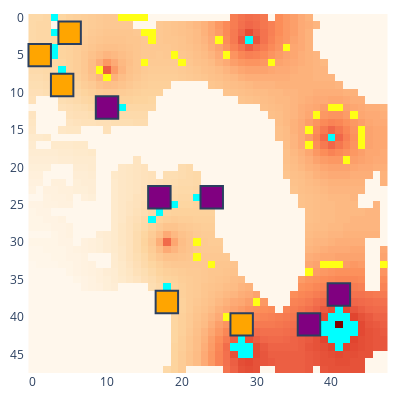

Here is the notebook cell this chart was saved with:
### Code cell
# Clear logfile
with open("logfile.log", "w") as f:
    pass
myenv.run_early_setup()
# myenv.show()

### Figure 1 — Plotly figure (JSON) as saved in the notebook; plotly's stock layout.template omitted (floating-point values rounded to 4 significant figures; data arrays with more than 128 entries replaced by an {"elided": "..."} marker saying what was removed)
{"data": [{"colorscale": [[0, "rgb(255,247,236)"], [0.125, "rgb(254,232,200)"], [0.25, "rgb(253,212,158)"], [0.375, "rgb(253,187,132)"], [0.5, "rgb(252,141,89)"], [0.625, "rgb(239,101,72)"], [0.75, "rgb(215,48,31)"], [0.875, "rgb(179,0,0)"], [1, "rgb(127,0,0)"]], "name": "Rubble", "showscale": false, "type": "heatmap", "uid": "0_Rubble", "z": {"elided": "48x48 int values"}}, {"colorscale": [[0, "#00ffff"], [1, "#00ffff"]], "hoverinfo": "skip", "name": "Ice", "showscale": false, "type": "heatmap", "uid": "0_Ice", "z": {"elided": "48x48 int values"}}, {"colorscale": [[0, "#ffff14"], [1, "#ffff14"]], "hoverinfo": "skip", "name": "Ore", "showscale": false, "type": "heatmap", "uid": "0_Ore", "z": {"elided": "48x48 int values"}}, {"colorscale": [[0, "#15b01a"], [1, "#15b01a"]], "hoverinfo": "skip", "name": "Lichen", "showscale": false, "type": "heatmap", "uid": "0_Lichen", "z": {"elided": "48x48 null values"}}, {"customdata": [["factory_0", "player_0", 1000, 0, 0, 150, 150]], "hovertemplate": "%{customdata[0]} %{customdata[1]}<br>Power: %{customdata[2]}<br>Ice: %{customdata[3]}<br>Ore: %{customdata[4]}<br>Water: %{customdata[5]}<br>Metal: %{customdata[6]}<br><extra></extra>", "name": "factory_0", "showscale": false, "type": "heatmap", "uid": "0_factory_0", "x": [24], "y": [24], "z": [0]}, {"customdata": [["factory_2", "player_0", 1000, 0, 0, 150, 150]], "hovertemplate": "%{customdata[0]} %{customdata[1]}<br>Power: %{customdata[2]}<br>Ice: %{customdata[3]}<br>Ore: %{customdata[4]}<br>Water: %{customdata[5]}<br>Metal: %{customdata[6]}<br><extra></extra>", "name": "factory_2", "showscale": false, "type": "heatmap", "uid": "0_factory_2", "x": [10], "y": [12], "z": [2]}, {"customdata": [["factory_4", "player_0", 1000, 0, 0, 150, 150]], "hovertemplate": "%{customdata[0]} %{customdata[1]}<br>Power: %{customdata[2]}<br>Ice: %{customdata[3]}<br>Ore: %{customdata[4]}<br>Water: %{customdata[5]}<br>Metal: %{customdata[6]}<br><extra></extra>", "name": "factory_4", "showscale": false, "type": "heatmap", "uid": "0_factory_4", "x": [17], "y": [24], "z": [4]}, {"customdata": [["factory_6", "player_0", 1000, 0, 0, 150, 150]], "hovertemplate": "%{customdata[0]} %{customdata[1]}<br>Power: %{customdata[2]}<br>Ice: %{customdata[3]}<br>Ore: %{customdata[4]}<br>Water: %{customdata[5]}<br>Metal: %{customdata[6]}<br><extra></extra>", "name": "factory_6", "showscale": false, "type": "heatmap", "uid": "0_factory_6", "x": [37], "y": [41], "z": [6]}, {"customdata": [["factory_8", "player_0", 1000, 0, 0, 150, 150]], "hovertemplate": "%{customdata[0]} %{customdata[1]}<br>Power: %{customdata[2]}<br>Ice: %{customdata[3]}<br>Ore: %{customdata[4]}<br>Water: %{customdata[5]}<br>Metal: %{customdata[6]}<br><extra></extra>", "name": "factory_8", "showscale": false, "type": "heatmap", "uid": "0_factory_8", "x": [41], "y": [37], "z": [8]}, {"customdata": [["factory_1", "player_1", 1000, 0, 0, 150, 150]], "hovertemplate": "%{customdata[0]} %{customdata[1]}<br>Power: %{customdata[2]}<br>Ice: %{customdata[3]}<br>Ore: %{customdata[4]}<br>Water: %{customdata[5]}<br>Metal: %{customdata[6]}<br><extra></extra>", "name": "factory_1", "showscale": false, "type": "heatmap", "uid": "0_factory_1", "x": [18], "y": [38], "z": [1]}, {"customdata": [["factory_3", "player_1", 1000, 0, 0, 150, 150]], "hovertemplate": "%{customdata[0]} %{customdata[1]}<br>Power: %{customdata[2]}<br>Ice: %{customdata[3]}<br>Ore: %{customdata[4]}<br>Water: %{customdata[5]}<br>Metal: %{customdata[6]}<br><extra></extra>", "name": "factory_3", "showscale": false, "type": "heatmap", "uid": "0_factory_3", "x": [4], "y": [9], "z": [3]}, {"customdata": [["factory_5", "player_1", 1000, 0, 0, 150, 150]], "hovertemplate": "%{customdata[0]} %{customdata[1]}<br>Power: %{customdata[2]}<br>Ice: %{customdata[3]}<br>Ore: %{customdata[4]}<br>Water: %{customdata[5]}<br>Metal: %{customdata[6]}<br><extra></extra>", "name": "factory_5", "showscale": false, "type": "heatmap", "uid": "0_factory_5", "x": [1], "y": [5], "z": [5]}, {"customdata": [["factory_7", "player_1", 1000, 0, 0, 150, 150]], "hovertemplate": "%{customdata[0]} %{customdata[1]}<br>Power: %{customdata[2]}<br>Ice: %{customdata[3]}<br>Ore: %{customdata[4]}<br>Water: %{customdata[5]}<br>Metal: %{customdata[6]}<br><extra></extra>", "name": "factory_7", "showscale": false, "type": "heatmap", "uid": "0_factory_7", "x": [28], "y": [41], "z": [7]}, {"customdata": [["factory_9", "player_1", 1000, 0, 0, 150, 150]], "hovertemplate": "%{customdata[0]} %{customdata[1]}<br>Power: %{customdata[2]}<br>Ice: %{customdata[3]}<br>Ore: %{customdata[4]}<br>Water: %{customdata[5]}<br>Metal: %{customdata[6]}<br><extra></extra>", "name": "factory_9", "showscale": false, "type": "heatmap", "uid": "0_factory_9", "x": [5], "y": [2], "z": [9]}], "layout": {"coloraxis": {"showscale": false}, "height": 400, "margin": {"b": 10, "l": 10, "r": 10, "t": 10}, "plot_bgcolor": "rgba(0, 0, 0, 0)", "shapes": [{"fillcolor": "purple", "name": "factory_0", "type": "rect", "x0": 22.5, "x1": 25.5, "y0": 22.5, "y1": 25.5}, {"fillcolor": "purple", "name": "factory_2", "type": "rect", "x0": 8.5, "x1": 11.5, "y0": 10.5, "y1": 13.5}, {"fillcolor": "purple", "name": "factory_4", "type": "rect", "x0": 15.5, "x1": 18.5, "y0": 22.5, "y1": 25.5}, {"fillcolor": "purple", "name": "factory_6", "type": "rect", "x0": 35.5, "x1": 38.5, "y0": 39.5, "y1": 42.5}, {"fillcolor": "purple", "name": "factory_8", "type": "rect", "x0": 39.5, "x1": 42.5, "y0": 35.5, "y1": 38.5}, {"fillcolor": "orange", "name": "factory_1", "type": "rect", "x0": 16.5, "x1": 19.5, "y0": 36.5, "y1": 39.5}, {"fillcolor": "orange", "name": "factory_3", "type": "rect", "x0": 2.5, "x1": 5.5, "y0": 7.5, "y1": 10.5}, {"fillcolor": "orange", "name": "factory_5", "type": "rect", "x0": -0.5, "x1": 2.5, "y0": 3.5, "y1": 6.5}, {"fillcolor": "orange", "name": "factory_7", "type": "rect", "x0": 26.5, "x1": 29.5, "y0": 39.5, "y1": 42.5}, {"fillcolor": "orange", "name": "factory_9", "type": "rect", "x0": 3.5, "x1": 6.5, "y0": 0.5, "y1": 3.5}], "width": 400, "xaxis": {"autorange": true, "domain": [0, 1], "range": [-0.8328, 47.7], "type": "linear"}, "yaxis": {"autorange": true, "domain": [0, 1], "range": [47.5, -0.5], "scaleanchor": "x", "type": "linear"}}}
